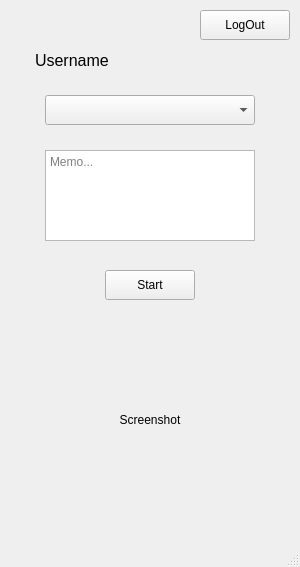
<?xml version="1.0" encoding="UTF-8"?>
<ui version="4.0">
 <class>MainWindow</class>
 <widget class="QMainWindow" name="MainWindow">
  <property name="windowModality">
   <enum>Qt::NonModal</enum>
  </property>
  <property name="geometry">
   <rect>
    <x>0</x>
    <y>0</y>
    <width>300</width>
    <height>567</height>
   </rect>
  </property>
  <property name="windowTitle">
   <string>WawJob</string>
  </property>
  <property name="windowIcon">
   <iconset resource="resource.qrc">
    <normaloff>:/Resources/images/favicon.ico</normaloff>:/Resources/images/favicon.ico</iconset>
  </property>
  <widget class="QWidget" name="centralWidget">
   <widget class="QPushButton" name="logoutBtn">
    <property name="geometry">
     <rect>
      <x>200</x>
      <y>10</y>
      <width>90</width>
      <height>30</height>
     </rect>
    </property>
    <property name="text">
     <string>LogOut</string>
    </property>
   </widget>
   <widget class="QLabel" name="usernameLabel">
    <property name="geometry">
     <rect>
      <x>35</x>
      <y>50</y>
      <width>231</width>
      <height>21</height>
     </rect>
    </property>
    <property name="font">
     <font>
      <pointsize>12</pointsize>
     </font>
    </property>
    <property name="text">
     <string>Username</string>
    </property>
   </widget>
   <widget class="QComboBox" name="contractsCombo">
    <property name="geometry">
     <rect>
      <x>45</x>
      <y>95</y>
      <width>210</width>
      <height>30</height>
     </rect>
    </property>
    <property name="sizePolicy">
     <sizepolicy hsizetype="Preferred" vsizetype="Fixed">
      <horstretch>0</horstretch>
      <verstretch>30</verstretch>
     </sizepolicy>
    </property>
    <property name="minimumSize">
     <size>
      <width>150</width>
      <height>30</height>
     </size>
    </property>
    <property name="baseSize">
     <size>
      <width>0</width>
      <height>30</height>
     </size>
    </property>
    <property name="styleSheet">
     <string notr="true"/>
    </property>
    <property name="inputMethodHints">
     <set>Qt::ImhNone</set>
    </property>
    <property name="sizeAdjustPolicy">
     <enum>QComboBox::AdjustToContentsOnFirstShow</enum>
    </property>
    <property name="minimumContentsLength">
     <number>0</number>
    </property>
    <property name="iconSize">
     <size>
      <width>25</width>
      <height>25</height>
     </size>
    </property>
    <property name="frame">
     <bool>true</bool>
    </property>
   </widget>
   <widget class="QTextEdit" name="commentText">
    <property name="geometry">
     <rect>
      <x>45</x>
      <y>150</y>
      <width>210</width>
      <height>91</height>
     </rect>
    </property>
    <property name="placeholderText">
     <string>Memo...</string>
    </property>
   </widget>
   <widget class="QPushButton" name="trackBtn">
    <property name="geometry">
     <rect>
      <x>105</x>
      <y>270</y>
      <width>90</width>
      <height>30</height>
     </rect>
    </property>
    <property name="text">
     <string>Start</string>
    </property>
   </widget>
   <widget class="QLabel" name="screenshotLabel">
    <property name="geometry">
     <rect>
      <x>30</x>
      <y>330</y>
      <width>240</width>
      <height>180</height>
     </rect>
    </property>
    <property name="styleSheet">
     <string notr="true">border-color: #000;</string>
    </property>
    <property name="text">
     <string>Screenshot</string>
    </property>
    <property name="alignment">
     <set>Qt::AlignCenter</set>
    </property>
   </widget>
  </widget>
  <widget class="QStatusBar" name="statusBar"/>
 </widget>
 <layoutdefault spacing="6" margin="11"/>
 <resources>
  <include location="resource.qrc"/>
 </resources>
 <connections>
  <connection>
   <sender>logoutBtn</sender>
   <signal>clicked()</signal>
   <receiver>MainWindow</receiver>
   <slot>logout()</slot>
   <hints>
    <hint type="sourcelabel">
     <x>252</x>
     <y>29</y>
    </hint>
    <hint type="destinationlabel">
     <x>149</x>
     <y>41</y>
    </hint>
   </hints>
  </connection>
  <connection>
   <sender>trackBtn</sender>
   <signal>clicked()</signal>
   <receiver>MainWindow</receiver>
   <slot>trackBtnClicked()</slot>
   <hints>
    <hint type="sourcelabel">
     <x>141</x>
     <y>299</y>
    </hint>
    <hint type="destinationlabel">
     <x>149</x>
     <y>321</y>
    </hint>
   </hints>
  </connection>
 </connections>
 <slots>
  <slot>logout()</slot>
  <slot>trackBtnClicked()</slot>
 </slots>
</ui>
